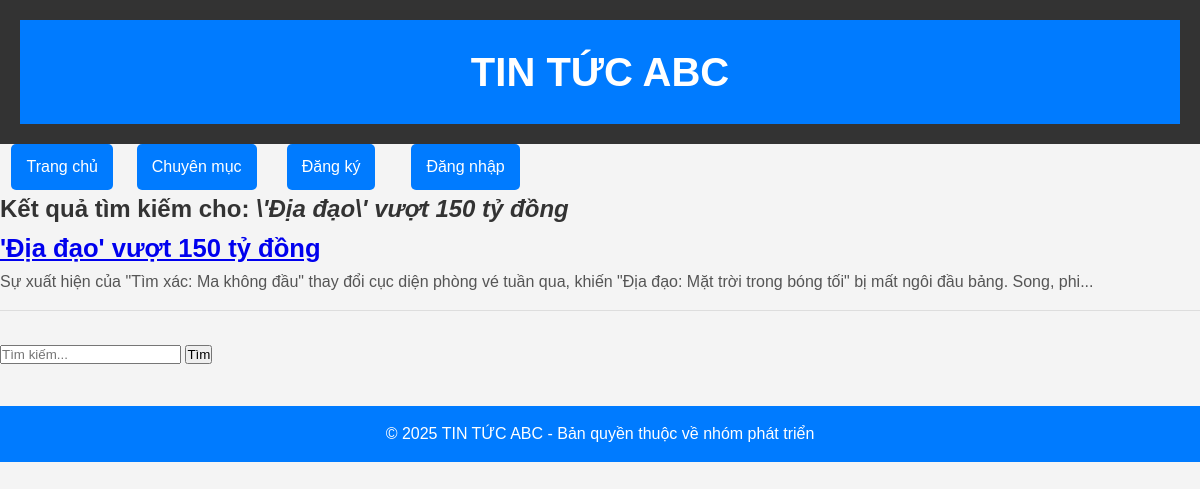
Page /timkiem.php?keyword='Địa đạo' vượt 150 tỷ đồng on the committed database.
### tables this page shows
CREATE TABLE `news` (
  `id` int(11) NOT NULL,
  `tieude` varchar(255) DEFAULT NULL,
  `noidung` text DEFAULT NULL,
  `created_at` timestamp NOT NULL DEFAULT current_timestamp(),
  `image` varchar(255) DEFAULT NULL,
  `views` int(11) DEFAULT 0,
  `chuyenmuc_id` int(11) NOT NULL,
  `author` varchar(100) DEFAULT NULL
);

### timkiem.php (the view)
<?php
include("connect.php");
include("modun/header.php");
include("modun/menu.php");
if (isset($_GET['keyword'])) {
    $key = mysqli_real_escape_string($conn, $_GET['keyword']);
    $sql = "SELECT * FROM news WHERE tieude LIKE '%$key%' OR noidung LIKE '%$key%'";
    $result = mysqli_query($conn, $sql);
    echo "<h2>Kết quả tìm kiếm cho: <i>$key</i></h2>";
    while ($row = mysqli_fetch_assoc($result)) {
        echo '<div class="news-item">';
        echo '<h3><a href="chitiettintuc.php?id=' . $row['id'] . '">' . $row['tieude'] . '</a></h3>';
        echo '<p>' . substr($row['noidung'], 0, 200) . '...</p>';
        echo '</div>';
    }
}
?>
<form method="get">
    <input type="text" name="keyword" placeholder="Tìm kiếm...">
    <button type="submit">Tìm</button>
</form>
<?php include("modun/footer.php"); ?>

### style.css (style rules this page uses)
* { margin: 0; padding: 0; box-sizing: border-box; }
body { font-family: 'Arial', sans-serif; background-color: #f4f4f4; color: #333; line-height: 1.6; }
.news-item { margin-bottom: 30px; border-bottom: 1px solid #ddd; padding-bottom: 15px; }
.news-item h3 { font-size: 1.6rem; color: #007BFF; }
.news-item p { font-size: 1rem; color: #555; }

### rows in the picture
news: tieude "'Địa đạo' vượt 150 tỷ đồng", noidung "Sự xuất hiện của \"Tìm xác: Ma không đầu\" thay đổi cục diện phòng vé tuần qua, khiến \"Địa đạo: Mặt trời trong bóng tối\" bị mất ngôi đầu bảng. Song, phi"

### other values in the picture
$key "\\'Địa đạo\\' vượt 150 tỷ đồng"
